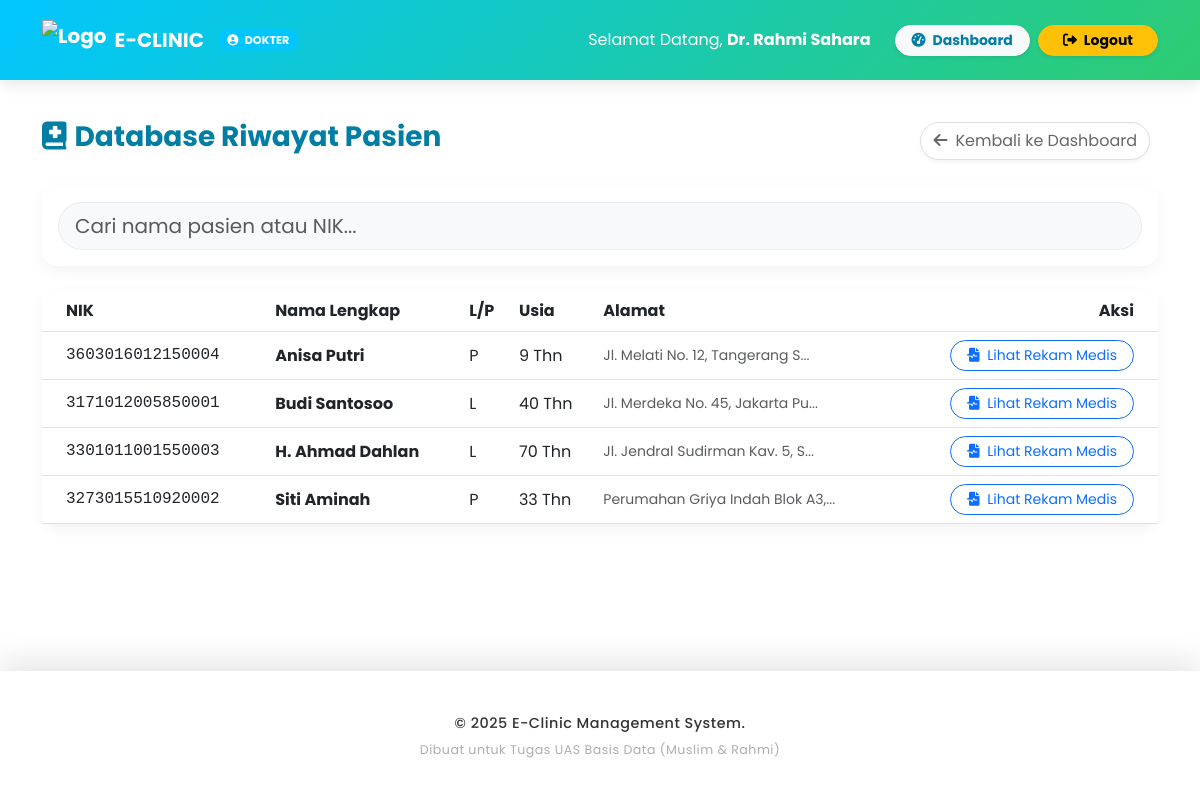
Page /Dokter/riwayat_pasien.php (signed in) on the committed database.
### tables this page shows
CREATE TABLE `pasien` (
  `id_pasien` int(11) NOT NULL,
  `nik` varchar(16) NOT NULL,
  `nama_pasien` varchar(100) NOT NULL,
  `tgl_lahir` date NOT NULL,
  `jenis_kelamin` enum('L','P') NOT NULL,
  `alamat` text DEFAULT NULL,
  `no_hp` varchar(50) DEFAULT NULL,
  `tgl_daftar` datetime DEFAULT current_timestamp()
);

### Dokter/riwayat_pasien.php (the view, shortened to what this page needs)
<?php
$path_prefix = '../';
include $path_prefix . 'layout/header.php';
?>
<div class="container mb-5">
    <div class="d-flex justify-content-between align-items-center mb-4">
        <h3 class="fw-bold text-primary"><i class="fas fa-book-medical me-2"></i>Database Riwayat Pasien</h3>
        <div>
            <a href="index.php" class="btn btn-secondary rounded-pill btn-back me-2">
                <i class="fas fa-arrow-left me-2"></i>Kembali ke Dashboard
            </a>
        </div>
    </div>
    <div class="card glass-card mb-4">
        <div class="card-body">
            <input type="text" id="searchPasien" class="form-control form-control-lg rounded-pill" placeholder="Cari nama pasien atau NIK...">
        </div>
    </div>
    <div class="card glass-card">
        <div class="table-responsive">
            <table class="table table-hover align-middle mb-0" id="tablePasien">
                <thead class="bg-transparent">
                    <tr>
                        <th class="ps-4">NIK</th>
                        <th>Nama Lengkap</th>
                        <th>L/P</th>
                        <th>Usia</th>
                        <th>Alamat</th>
                        <th class="text-end pe-4">Aksi</th>
                    </tr>
                </thead>
                <tbody>
                    <?php
                    $q = mysqli_query($conn, "SELECT *, TIMESTAMPDIFF(YEAR, tgl_lahir, CURDATE()) AS usia FROM pasien ORDER BY nama_pasien ASC");
                    $data_pasien = [];
                    while($row = mysqli_fetch_assoc($q)){
                        $data_pasien[] = $row;
                    }
                    foreach($data_pasien as $r):
                        $id_clean = intval($r['id_pasien']);
                    ?>
                    <tr>
                        <td class="ps-4 font-monospace"><?= $r['nik'] ?></td>
                        <td class="fw-bold"><?= $r['nama_pasien'] ?></td>
                        <td><?= $r['jenis_kelamin'] ?></td>
                        <td><?= $r['usia'] ?> Thn</td>
                        <td class="small text-muted"><?= substr($r['alamat'], 0, 30) ?>...</td>
                        <td class="text-end pe-4">
                            <button type="button" class="btn btn-sm btn-outline-primary rounded-pill px-3" data-bs-toggle="modal" data-bs-target="#modalHistory<?= $id_clean ?>">
                                <i class="fas fa-file-medical-alt me-1"></i> Lihat Rekam Medis
                            </button>
                        </td>
                    </tr>
                    <?php endforeach; ?>
                </tbody>
            </table>
        </div>
    </div>
</div>
<?php include $path_prefix . 'layout/footer.php'; ?>

### assets/css/style.css (style rules this page uses)
:root { --primary: #00c6ff; --primary-dark: #007ea3; --secondary: #2ecc71; --bg-light: #f8f9fa; --gradient-main: linear-gradient(135deg, #00c6ff 0%, #2ecc71 100%); --gradient-green: linear-gradient(135deg, #2ecc71 0%, #27ae60 100%); --gradient-mix: linear-gradient(135deg, #00c6ff 0%, #2ecc71 100%); }
body { background: #ffffff; font-family: 'Poppins', sans-serif; line-height: 1.6; color: #333; min-height: 100vh; display: flex; flex-direction: column; padding-top: 120px; }
.text-primary { color: var(--primary-dark) !important; }
.btn-secondary { background: #fff; color: #666; border: 1px solid #ddd; box-shadow: 0 2px 5px rgba(0,0,0,0.05); }
.glass-card { background: rgba(255, 255, 255, 0.35); backdrop-filter: blur(25px); -webkit-backdrop-filter: blur(25px); border: 1px solid rgba(255, 255, 255, 0.6); box-shadow: 0 15px 35px rgba(0, 0, 0, 0.15); border-radius: 20px; transition: all 0.4s ease; }
.card { border-radius: 15px; border: none; transition: transform 0.3s, box-shadow 0.3s; background: #ffffff; box-shadow: 0 5px 15px rgba(0, 0, 0, 0.05); }
.form-control { background: #f8f9fa; border: 1px solid #e9ecef; backdrop-filter: none; transition: all 0.3s ease; color: #333; }
.btn { transition: all 0.3s cubic-bezier(0.25, 0.8, 0.25, 1); position: relative; overflow: hidden; backdrop-filter: blur(5px); }

### rows in the picture
pasien: nik "3603016012150004", nama_pasien "Anisa Putri", jenis_kelamin "P", usia "9", alamat "Jl. Melati No. 12, Tangerang S"
pasien: nik "3171012005850001", nama_pasien "Budi Santosoo", jenis_kelamin "L", usia "40", alamat "Jl. Merdeka No. 45, Jakarta Pu"
pasien: nik "3301011001550003", nama_pasien "H. Ahmad Dahlan", jenis_kelamin "L", usia "70", alamat "Jl. Jendral Sudirman Kav. 5, S"
pasien: nik "3273015510920002", nama_pasien "Siti Aminah", jenis_kelamin "P", usia "33", alamat "Perumahan Griya Indah Blok A3,"

### other values in the picture
$_SESSION['role'] "DOKTER"
$_SESSION['nama'] "Dr. Rahmi Sahara"
